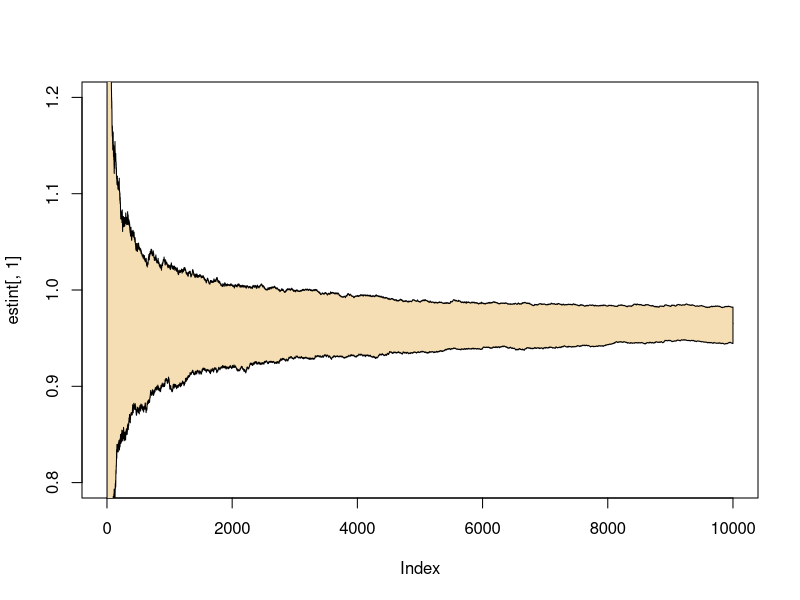
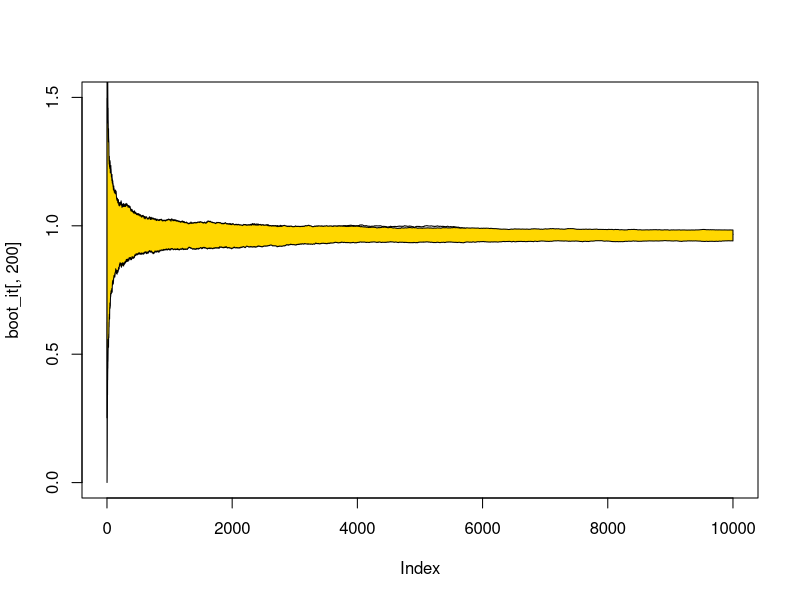

Here is the R script that generated these plots, in order:
## ---- chunk 1
knitr::opts_chunk$set(echo = TRUE)
## ---- chunk 2
h=function(x){(cos(50*x)+sin(20*x))^2}

x <- matrix(h(runif(200 * 1e4)), ncol = 200)
str(x)                                    # 10000 by 200

estint <- apply(x, 2, cumsum) / (1:1e4)   # 1row 2col

str(estint) # num [1:10000, 1:200] 

str(estint[, 1])   # select the 1st chain out of 200
range(estint[, 1])  # [1] 0.8368111 1.7911146


plot(estint[, 1], type = "l", ylim = c(0.8, 1.2))

y <- apply(estint, 1, quantile, c(0.025, 0.975))
polygon(c(1:1e4, 1e4:1), c(y[1, ], rev(y[2, ])), col = "wheat")

#str(y)        # num [1:2, 1:10000] 0.00269 3.576009 0.0396
#str(y[1, ])   # num [1:10000] 0.000269
#str(y[2, ])   # num [1:10000] 3.58 2.89 2.5 2.08 2.03 .
#str(rev(y[2, ]))   
#str(y[,1])
#str(rev(y[, 2]))
## ---- chunk 3
# reproduce the 1st col of x
boot_x <- matrix(sample(x[, 1], 200 * 1e4, replace = T), ncol = 200)
boot_it <- apply(boot_x, 2, cumsum) / (1:1e4)
str(boot_it)  #  num [1:10000, 1:200] 

boot_up <- apply(boot_it, 1, quantile, 0.975)
boot_low <- apply(boot_it, 1, quantile, 0.025)

str(boot_up)  #  num [1:10000] 

range(boot_up)    # 0.9970383 3.7476883
range(boot_low)   # 0.0005542433 0.9613388449
plot(boot_it[, 200], type = "l", ylim = c(0, 1.5))

polygon(c(1:1e4, 1e4:1), c(boot_up, rev(boot_low)), col = "gold")
